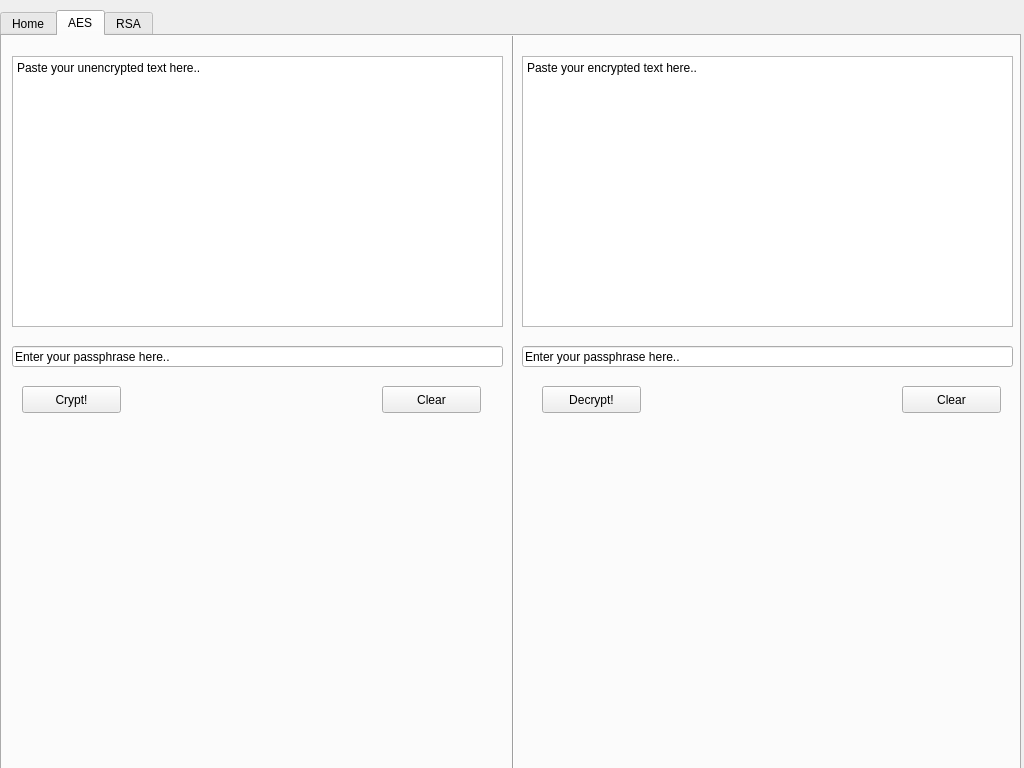
<?xml version="1.0" encoding="UTF-8"?>
<ui version="4.0">
 <class>mainWindow</class>
 <widget class="QMainWindow" name="mainWindow">
  <property name="geometry">
   <rect>
    <x>0</x>
    <y>0</y>
    <width>1024</width>
    <height>768</height>
   </rect>
  </property>
  <property name="windowTitle">
   <string>mainWindow</string>
  </property>
  <property name="styleSheet">
   <string notr="true"/>
  </property>
  <widget class="QWidget" name="centralWidget">
   <widget class="QTabWidget" name="tabBox">
    <property name="geometry">
     <rect>
      <x>0</x>
      <y>10</y>
      <width>1021</width>
      <height>761</height>
     </rect>
    </property>
    <property name="currentIndex">
     <number>1</number>
    </property>
    <widget class="QWidget" name="home">
     <attribute name="title">
      <string>Home</string>
     </attribute>
     <widget class="QLabel" name="label">
      <property name="geometry">
       <rect>
        <x>100</x>
        <y>160</y>
        <width>531</width>
        <height>251</height>
       </rect>
      </property>
      <property name="text">
       <string>&lt;html&gt;&lt;head/&gt;&lt;body&gt;&lt;p&gt;Lorem ipsum dolor sit amet, consectetur adipiscing elit. &lt;/p&gt;&lt;p&gt;Proin aliquam turpis lorem. &lt;/p&gt;&lt;p&gt;Ut euismod tincidunt orci, vel tempus ante vulputate a. &lt;/p&gt;&lt;p&gt;Mauris tristique lacinia rutrum. &lt;/p&gt;&lt;p&gt;Curabitur ornare vitae lacus rutrum venenatis. &lt;/p&gt;&lt;p&gt;Praesent vel elit eros. &lt;/p&gt;&lt;p&gt;Vestibulum euismod fringilla dolor, vitae ullamcorper magna fermentum eget. &lt;/p&gt;&lt;p&gt;Cras mattis quis magna quis tincidunt. &lt;/p&gt;&lt;p&gt;In tempus feugiat nunc vel porttitor. &lt;/p&gt;&lt;/body&gt;&lt;/html&gt;</string>
      </property>
      <property name="textFormat">
       <enum>Qt::AutoText</enum>
      </property>
      <property name="textInteractionFlags">
       <set>Qt::NoTextInteraction</set>
      </property>
     </widget>
     <widget class="QGraphicsView" name="graphicsView">
      <property name="geometry">
       <rect>
        <x>80</x>
        <y>30</y>
        <width>851</width>
        <height>111</height>
       </rect>
      </property>
     </widget>
    </widget>
    <widget class="QWidget" name="aes">
     <attribute name="title">
      <string>AES</string>
     </attribute>
     <widget class="Line" name="line">
      <property name="geometry">
       <rect>
        <x>501</x>
        <y>-10</y>
        <width>20</width>
        <height>751</height>
       </rect>
      </property>
      <property name="orientation">
       <enum>Qt::Vertical</enum>
      </property>
     </widget>
     <widget class="QPlainTextEdit" name="plainTextEdit">
      <property name="geometry">
       <rect>
        <x>10</x>
        <y>20</y>
        <width>491</width>
        <height>271</height>
       </rect>
      </property>
      <property name="plainText">
       <string>Paste your unencrypted text here..</string>
      </property>
     </widget>
     <widget class="QLineEdit" name="lineEdit">
      <property name="geometry">
       <rect>
        <x>10</x>
        <y>310</y>
        <width>491</width>
        <height>21</height>
       </rect>
      </property>
      <property name="text">
       <string>Enter your passphrase here..</string>
      </property>
     </widget>
     <widget class="QPlainTextEdit" name="plainTextEdit_2">
      <property name="geometry">
       <rect>
        <x>520</x>
        <y>20</y>
        <width>491</width>
        <height>271</height>
       </rect>
      </property>
      <property name="styleSheet">
       <string notr="true"/>
      </property>
      <property name="plainText">
       <string>Paste your encrypted text here..</string>
      </property>
     </widget>
     <widget class="QLineEdit" name="lineEdit_2">
      <property name="geometry">
       <rect>
        <x>520</x>
        <y>310</y>
        <width>491</width>
        <height>21</height>
       </rect>
      </property>
      <property name="text">
       <string>Enter your passphrase here..</string>
      </property>
     </widget>
     <widget class="QPushButton" name="pushButton">
      <property name="geometry">
       <rect>
        <x>20</x>
        <y>350</y>
        <width>99</width>
        <height>27</height>
       </rect>
      </property>
      <property name="text">
       <string>Crypt!</string>
      </property>
      <property name="autoDefault">
       <bool>false</bool>
      </property>
      <property name="default">
       <bool>false</bool>
      </property>
     </widget>
     <widget class="QPushButton" name="pushButton_2">
      <property name="geometry">
       <rect>
        <x>380</x>
        <y>350</y>
        <width>99</width>
        <height>27</height>
       </rect>
      </property>
      <property name="text">
       <string>Clear</string>
      </property>
     </widget>
     <widget class="QPushButton" name="pushButton_3">
      <property name="geometry">
       <rect>
        <x>540</x>
        <y>350</y>
        <width>99</width>
        <height>27</height>
       </rect>
      </property>
      <property name="text">
       <string>Decrypt!</string>
      </property>
     </widget>
     <widget class="QPushButton" name="pushButton_4">
      <property name="geometry">
       <rect>
        <x>900</x>
        <y>350</y>
        <width>99</width>
        <height>27</height>
       </rect>
      </property>
      <property name="text">
       <string>Clear</string>
      </property>
     </widget>
    </widget>
    <widget class="QWidget" name="rsa">
     <attribute name="title">
      <string>RSA</string>
     </attribute>
    </widget>
   </widget>
  </widget>
  <action name="testEntry">
   <property name="text">
    <string>Punkte folgen ggf</string>
   </property>
  </action>
  <action name="testEntry_2">
   <property name="text">
    <string>Punkte folgen auch hier ggf</string>
   </property>
  </action>
 </widget>
 <layoutdefault spacing="6" margin="11"/>
 <resources/>
 <connections/>
</ui>
